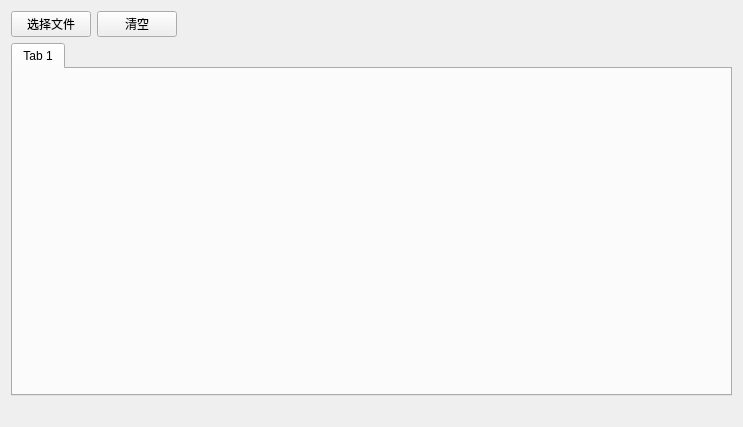
<?xml version="1.0" encoding="UTF-8"?>
<ui version="4.0">
 <class>QDataBaseForm</class>
 <widget class="QWidget" name="QDataBaseForm">
  <property name="geometry">
   <rect>
    <x>0</x>
    <y>0</y>
    <width>743</width>
    <height>427</height>
   </rect>
  </property>
  <property name="windowTitle">
   <string>Form</string>
  </property>
  <layout class="QGridLayout" name="gridLayout">
   <item row="0" column="0">
    <layout class="QVBoxLayout" name="verticalLayout" stretch="2,30,1">
     <item>
      <layout class="QHBoxLayout" name="horizontalLayout">
       <item>
        <widget class="QPushButton" name="pushButton">
         <property name="sizePolicy">
          <sizepolicy hsizetype="Minimum" vsizetype="Fixed">
           <horstretch>0</horstretch>
           <verstretch>0</verstretch>
          </sizepolicy>
         </property>
         <property name="minimumSize">
          <size>
           <width>60</width>
           <height>0</height>
          </size>
         </property>
         <property name="text">
          <string>选择文件</string>
         </property>
        </widget>
       </item>
       <item>
        <widget class="QPushButton" name="pushButton_2">
         <property name="sizePolicy">
          <sizepolicy hsizetype="Minimum" vsizetype="Fixed">
           <horstretch>0</horstretch>
           <verstretch>0</verstretch>
          </sizepolicy>
         </property>
         <property name="minimumSize">
          <size>
           <width>60</width>
           <height>0</height>
          </size>
         </property>
         <property name="text">
          <string>清空</string>
         </property>
        </widget>
       </item>
       <item>
        <spacer name="horizontalSpacer">
         <property name="orientation">
          <enum>Qt::Horizontal</enum>
         </property>
         <property name="sizeHint" stdset="0">
          <size>
           <width>40</width>
           <height>20</height>
          </size>
         </property>
        </spacer>
       </item>
      </layout>
     </item>
     <item>
      <widget class="QTabWidget" name="tabWidget">
       <property name="currentIndex">
        <number>0</number>
       </property>
       <widget class="QWidget" name="tab">
        <attribute name="title">
         <string>Tab 1</string>
        </attribute>
       </widget>
      </widget>
     </item>
     <item>
      <widget class="QLabel" name="label">
       <property name="text">
        <string/>
       </property>
      </widget>
     </item>
    </layout>
   </item>
  </layout>
 </widget>
 <resources/>
 <connections/>
</ui>
